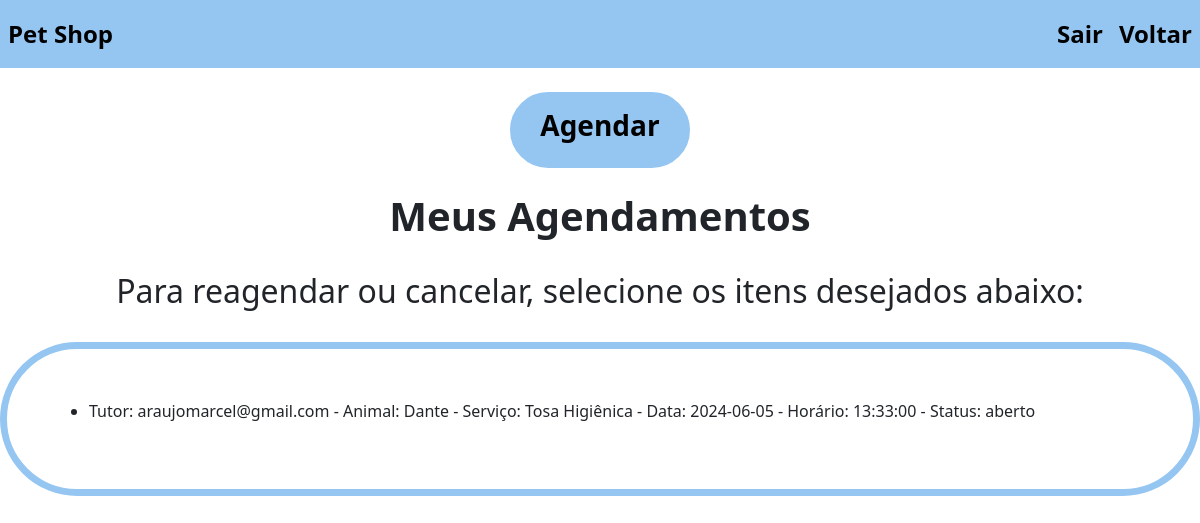
The app's page /visualizar_agendamentos/ (signed in), older data.
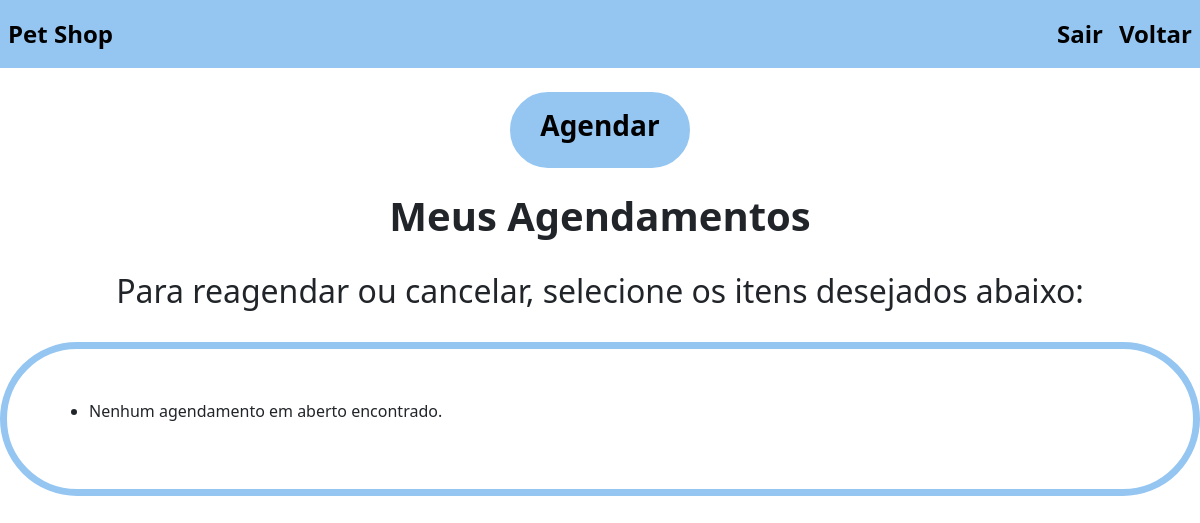
The same page, newer data.
### Aplicativo/models.py (models this page shows)
class AgendamentoModel(models.Model):
    STATUS_CHOICES = [
        ('aberto', 'Aberto'),
        ('fechado', 'Fechado'),
        ('cancelado', 'Cancelado'),
    ]
    tutor = models.ForeignKey(User, on_delete=models.CASCADE, default=1)
    animal = models.ForeignKey('cadastroAnimalModel', on_delete=models.CASCADE, default=1)
    servico = models.ForeignKey(ServicoModel, on_delete=models.CASCADE, default=1)
    data = models.DateField(default='2024-01-01')  # Valor padrão temporário
    horario = models.TimeField(default='12:00')  # Valor padrão temporário
    status = models.CharField(max_length=10, choices=STATUS_CHOICES, default='aberto')
    def __str__(self):
        return f'Tutor: {self.tutor} - Animal: {self.animal} - Serviço: {self.servico} - Data: {self.data} - Horário: {self.horario} - Status: {self.status}'

class cadastroAnimalModel(models.Model):
    nomepet = models.CharField(max_length=200)
    especie = models.CharField(max_length=200)
    porte = models.CharField(max_length=200)
    raca = models.CharField(max_length=200)
    cor = models.CharField(max_length=200)
    sexo = models.CharField(max_length=200)
    datanascimento = models.DateField(max_length=200)
    cpftutor = models.CharField(max_length=200)
    def __str__(self):
        return self.nomepet

class ServicoModel(models.Model):
    nome = models.CharField(max_length=200, unique=True, default='Serviço Temporário')
    preco = models.DecimalField(max_digits=10, decimal_places=2, default=0.0)
    def __str__(self):
        return self.nome

### Aplicativo/views.py (the view)
# urls.py: path('visualizar_agendamentos/', views.visualizar_agendamentos, name='visualizar_agendamentos'),
def visualizar_agendamentos(request):
    tutor_id = request.user.id  # Supondo que o tutor esteja logado
    agendamentos = AgendamentoModel.objects.filter(tutor_id=tutor_id, status='aberto')
    context = {
        'agendamentos': agendamentos
    }
    return render(request, 'visualizar_agendamentos.html', context)

### Aplicativo/templates/visualizar_agendamentos.html (shortened to what this page needs)
<!DOCTYPE html>
<html lang="en">
<head>
</head>
<body>
    {% include 'nav.html' %}
    <br>
    <div class="container">
        <a href="{% url 'criar_agendamento' %}"><button class="custom-btn"><h3><b>Agendar</b></h3></button></a>
    </div>
    <br>
    <h1 class="text-center"><b>Meus Agendamentos</b></h1><br>
    <h2 class="text-center">Para reagendar ou cancelar, selecione os itens desejados abaixo:</h2><br>
    <div class="container-wrapper">
        <div class="custom-container">
            <ul>
                {% for agendamento in agendamentos %}
                    <li>{{ agendamento }}</li>
                {% empty %}
                    <li>Nenhum agendamento em aberto encontrado.</li>
                {% endfor %}
            </ul>
        </div>
    </div>
</body>
</html>

Row changes from the older to the newer data that the page shows:
removed AgendamentoModel: tutor+animal+servico "Tutor: araujomarcel@gmail.com - Animal: Dante - Serviço: Tosa Higiênica - Data: 2024-06-05 - Horário: 13:33:00 - Status: aberto"
Text that changed along with them:
text now shown: "Nenhum agendamento em aberto encontrado."
